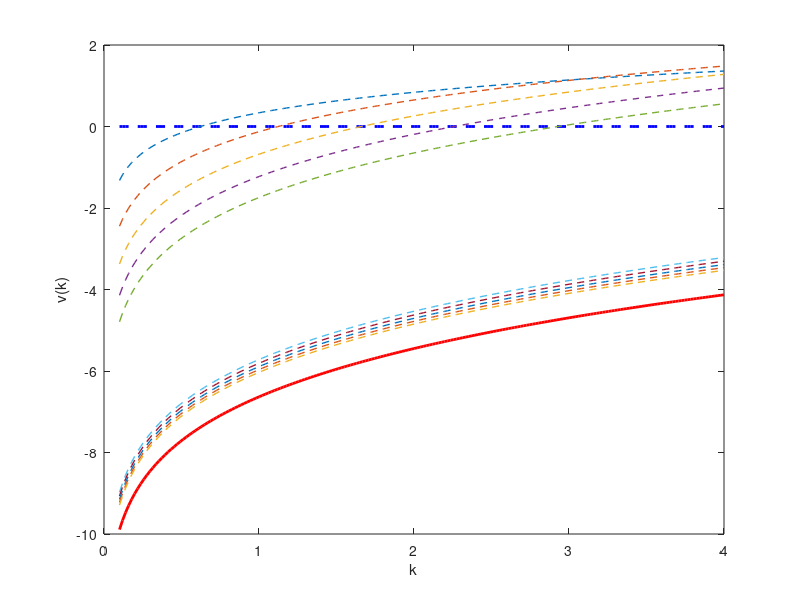
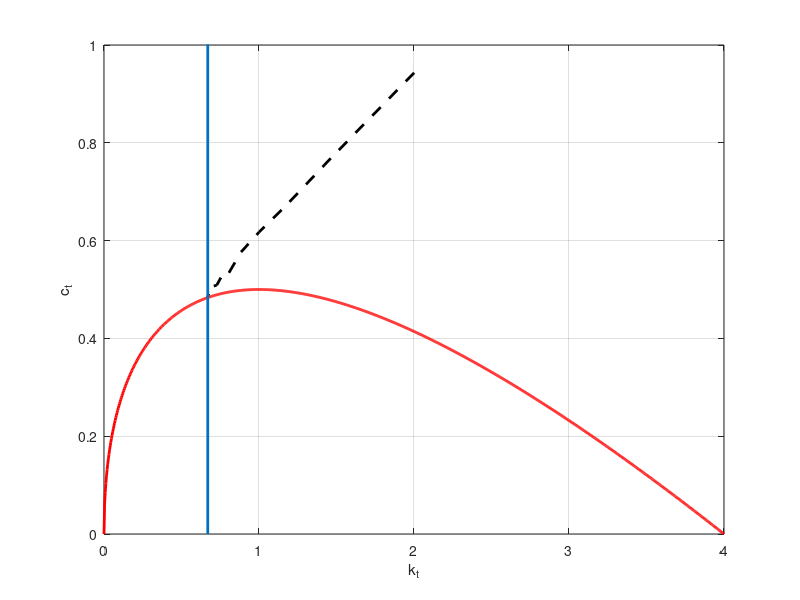

MATLAB code for these plots, in order:
clear; close all;

%%%% 参数设定
% utility function
u=@(c) log(c);      
up=@(c) 1./c;  
inv_up=@(mc) 1./mc;

% production function
alpha=0.5;  
f=@(k) k.^alpha; 
fp=@(k) alpha*k.^(alpha-1); 
inv_fp=@(mk) (mk/alpha).^(1/(alpha-1));
inv_fk=@(fk) fk.^(1/(alpha-1));

beta=0.9;  % discount factor
delta=0.5; % depreciation rate


%%  值函数(value function)迭代

%%%%%% 求解稳态
ks=inv_fp(1/beta-1+delta);
cs=f(ks)-delta*ks;
% kbar=fsolve(@(k) f(k)-delta*k,1000);
kbar=inv_fk(delta);


kmin=0.1;
kmax=kbar;
N=200;
k=linspace(kmin,kmax,N)';

%%%%%%% 数值解
%%%%%%% 初始化值函数
v0=zeros(N,1);
v1=zeros(N,1);

figure(1);
%%%%%%% 值函数迭代
step=0;
eps=10;
crit=10^(-6);
while eps>crit && step<1000
    
    if step<=0
        plot(k,v0,'b--','linewidth',2); hold on;
    end
    
    if step<=5 && step>=1
        plot(k,v0,'--','linewidth',1); hold on;
    end  

    if step<=25 && step>=21
        plot(k,v0,'--','linewidth',1); hold on;
    end     
    
    for i=1:N
        c=f(k(i))+(1-delta)*k(i) - k;
        index=c>0;
        max_v=max(u(c(index))+beta*v0(index));
        v1(i)=max_v;
    end
    eps=sqrt((sum((v0-v1).^2)));
    step=step+1;
    v0=v1;     
end
plot(k,v0,'r','linewidth',2); hold on;
xlabel('k'); ylabel('v(k)');


%%%%%%% 根据value function 算出policy function： c()和kp()
opt_c=zeros(N,1);
opt_kp=zeros(N,1);
for i=1:N
    c=f(k(i))+(1-delta)*k(i) - k;
    c(c<=0)=NaN;
    max_v=u(c)+beta*v0;
    index=find(max_v>=max(max_v),1);
    opt_c(i)=c(index);
    opt_kp(i)=index;
end



%%  根据policy function，画出最优路径
figure(2);
T=100;
ct=NaN(T+1,1);
kt=NaN(T+1,1);
kt_value=NaN(T+1,1);

%%%%%%%%%%%%  较低的初始k0
kt(1)=find(k>=2,1);
for t=1:T
    kt_value(t)=k(kt(t));
    ct(t)=opt_c(kt(t));
    kt(t+1)=opt_kp(kt(t));
end
k_grid=linspace(0,kbar,1000);
cs_k=f(k_grid)-delta*k_grid;
plot(kt_value,ct,'k--','linewidth',2);  hold on;
plot(k_grid,cs_k,'r','linewidth',2); hold on;
line([ks ks],[0,kbar],'linewidth',2); hold off;
axis([0 kbar 0 1]); grid on;
xlabel('k_t');  ylabel('c_t'); 

